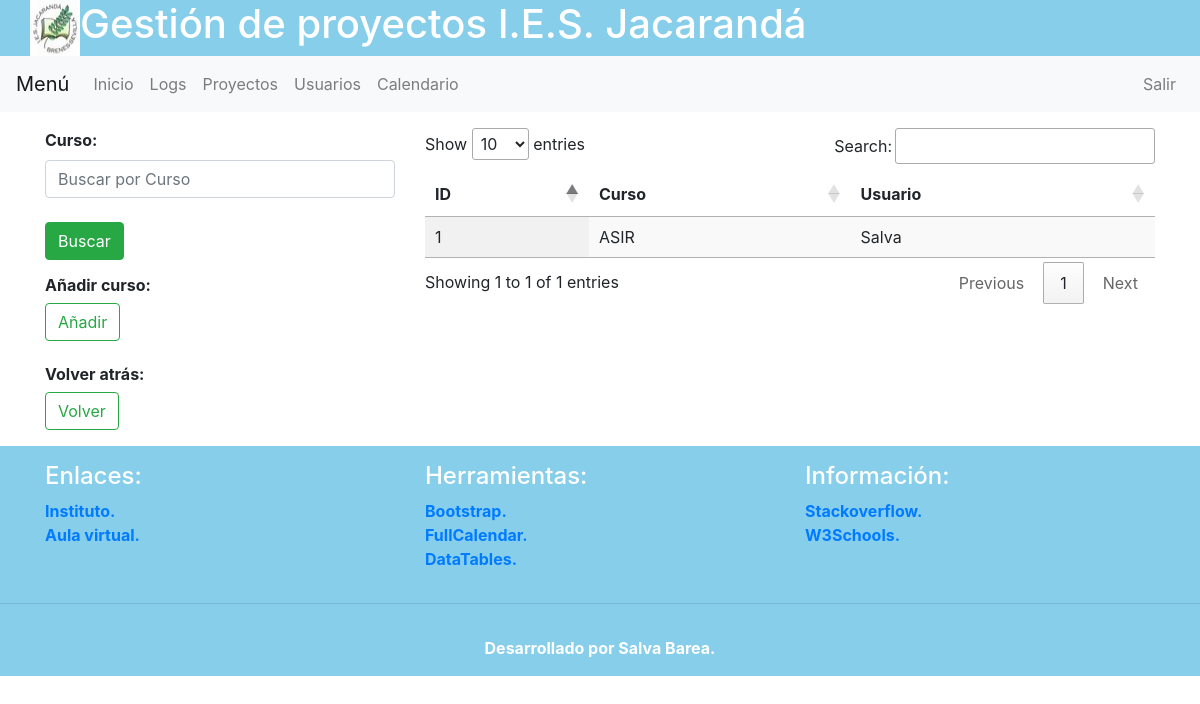
/cursosAlumno.php, run on the app's committed database.
### tables this page shows
CREATE TABLE `alumno` (
  `idAlumno` int(5) NOT NULL,
  `curso` varchar(100) DEFAULT NULL,
  `idUsuario` int(5) DEFAULT NULL
);

CREATE TABLE `usuario` (
  `idUsuario` int(5) NOT NULL,
  `nombre` varchar(100) NOT NULL,
  `apellido` varchar(100) NOT NULL,
  `pass` varchar(100) NOT NULL,
  `email` varchar(100) NOT NULL,
  `imagen` varchar(100) NOT NULL,
  `rol` varchar(50) NOT NULL
);

### resultadoCursosAlumno.php (the view)
<table class="display" id="cursosAlumno">
  <thead>
    <tr>
      <th>ID</th>
      <th>Curso</th>
      <th>Usuario</th>
    </tr>
  </thead>
  <?php
    $buscar = $_POST["curso"];
    $busqueda= mysqli_query ($conexion, "SELECT * FROM alumno WHERE Curso like '%$buscar%'");
    while($registro = mysqli_fetch_array($busqueda)) {
      $idUsuario = $registro[2];
      $usuario = mysqli_query ($conexion, "SELECT nombre FROM usuario WHERE idUsuario = '$idUsuario'");
      echo '
        <tr>
          <td>'.$registro[0].'</td>
          <td>'.$registro[1].'</td>
          <td>'.mysqli_fetch_array($usuario)[0].'</td>
        </tr>
      ';
    };
  ?>
</table>

### data on the page
alumno: idAlumno "1", curso "ASIR", idUsuario.nombre "Salva"
